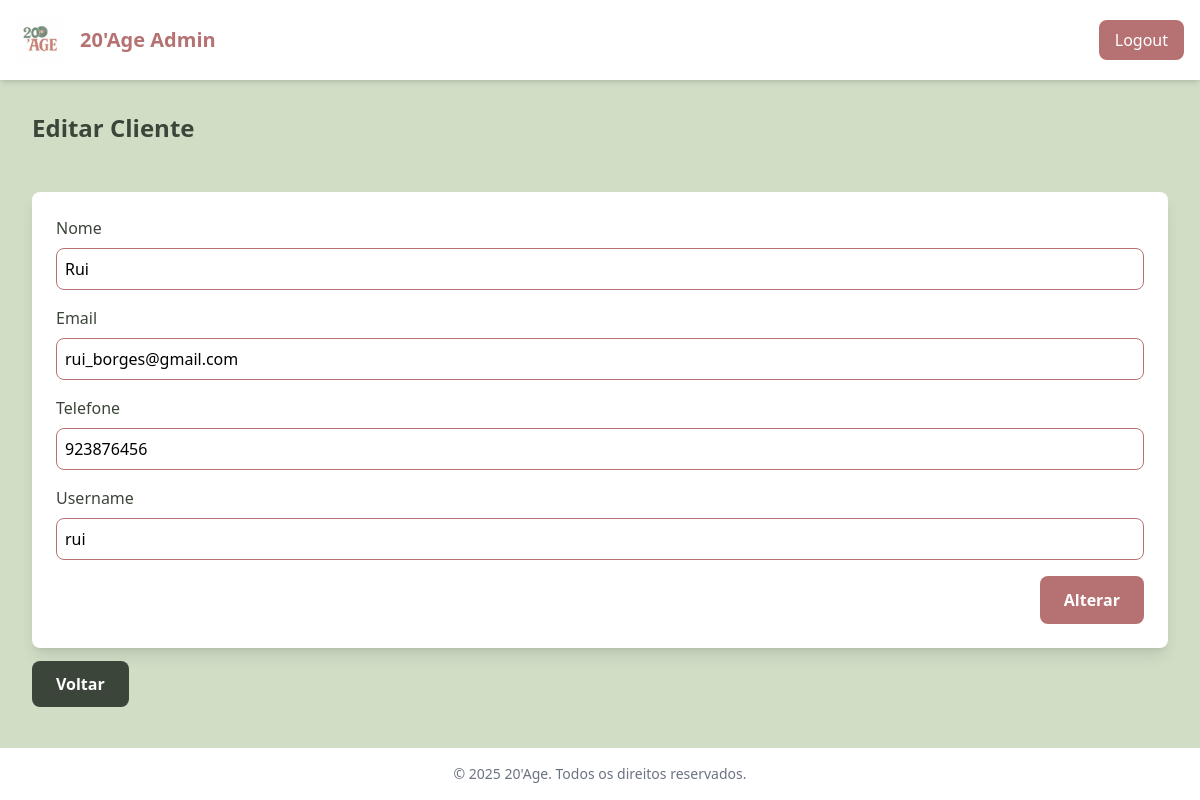
The page /editar_cliente.php?id=1 on the database its author committed.
### tables this page shows
CREATE TABLE `users` (
  `id` int(11) NOT NULL,
  `nome` varchar(100) NOT NULL,
  `email` varchar(50) NOT NULL,
  `tlm` varchar(9) NOT NULL,
  `username` varchar(50) NOT NULL,
  `password` varchar(255) NOT NULL
);

### editar_cliente.php (the view, shortened to what this page needs)
<?php
include 'config.php';
if ($_SERVER['REQUEST_METHOD'] == 'POST') {
    $id = $_POST['id'];
    $nome = $_POST['nome'];
    $email = $_POST['email'];
    $tlm = $_POST['tlm'];
    $username = $_POST['username'];
    $stmt = $conn->prepare("UPDATE users SET nome=?, email=?, tlm=?, username=? WHERE id=?");
    $stmt->bind_param("ssssi", $nome, $email, $tlm, $username, $id);
    if ($stmt->execute()) {
        header('Location: listar_clientes.php');
        exit;
    } else {
        echo "Erro ao editar cliente: " . $stmt->error;
    }
    $stmt->close();
} else {
    $id = intval($_GET['id']);
    $stmt = $conn->prepare("SELECT * FROM users WHERE id = ?");
    $stmt->bind_param("i", $id);
    $stmt->execute();
    $result = $stmt->get_result();
    $clienteDados = $result->fetch_assoc();
}
?>
<!DOCTYPE html>
<html lang="pt">
<head>
    <script src="https://cdn.tailwindcss.com"></script>
</head>
<body class="bg-[#D1DEC6] min-h-screen flex flex-col">
    <nav class="bg-white shadow-md p-4 flex items-center justify-between">
        <div class="flex items-center space-x-4">
            <img src="logo.png" alt="Logotipo 20'Age" class="w-12 h-12">
            <span class="text-[#B67272] text-xl font-bold">20'Age Admin</span>
        </div>
        <a href="logout.php" class="bg-[#B67272] text-white px-4 py-2 rounded-lg hover:bg-[#754949] transition">Logout</a>
    </nav>
    <main class="flex-grow p-8">
        <div class="text-2xl text-[#3C453A] font-bold mb-12">
            Editar Cliente
        </div>
        <div class="bg-white p-6 rounded-lg shadow-lg">
            <form method="POST" action="">
                <div class="mb-4">
                    <label for="nome" class="block text-[#3C453A] font-medium">Nome</label>
                    <input type="text" name="nome" value="<?php echo $clienteDados['nome']; ?>" required class="mt-2 p-2 w-full border border-[#B67272] rounded-lg focus:outline-none focus:ring-2 focus:ring-[#B67272]">
                </div>
                <div class="mb-4">
                    <label for="email" class="block text-[#3C453A] font-medium">Email</label>
                    <input type="email" name="email" value="<?php echo $clienteDados['email']; ?>" required class="mt-2 p-2 w-full border border-[#B67272] rounded-lg focus:outline-none focus:ring-2 focus:ring-[#B67272]">
                </div>
                <div class="mb-4">
                    <label for="tlm" class="block text-[#3C453A] font-medium">Telefone</label>
                    <input type="text" name="tlm" value="<?php echo $clienteDados['tlm']; ?>" required class="mt-2 p-2 w-full border border-[#B67272] rounded-lg focus:outline-none focus:ring-2 focus:ring-[#B67272]">
                </div>
                <div class="mb-4">
                    <label for="username" class="block text-[#3C453A] font-medium">Username</label>
                    <input type="text" name="username" value="<?php echo $clienteDados['username']; ?>" required class="mt-2 p-2 w-full border border-[#B67272] rounded-lg focus:outline-none focus:ring-2 focus:ring-[#B67272]">
                </div>
                <div class="flex justify-end">
                    <input type="submit" value="Alterar" class="bg-[#B67272] text-white px-6 py-3 rounded-lg font-bold hover:bg-[#9E4C4C] transition">
                </div>
            </form>
        </div>
        <div class="mt-6">
            <a href="listar_clientes.php" class="bg-[#3C453A] text-white font-bold px-6 py-3 rounded-lg hover:bg-[#262B24] transition">Voltar</a>
        </div>
    </main>
    <footer class="bg-white text-center text-sm text-gray-500 py-4">
        © 2025 20'Age. Todos os direitos reservados.
    </footer>
</body>
</html>

### rows shown on the page
users: nome "Rui", email "rui_borges@gmail.com", tlm "923876456", username "rui"
